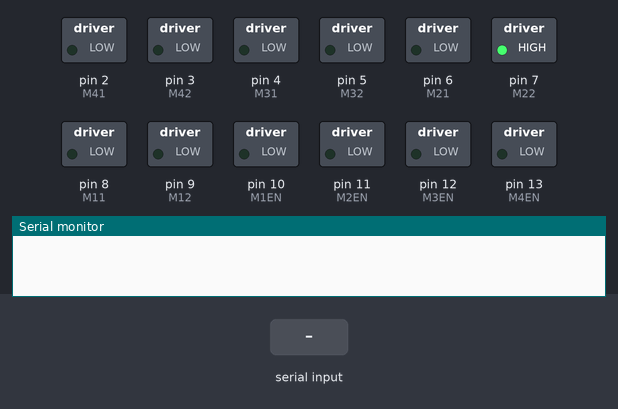
Bench run of a sketch on a simulated Arduino Uno, built with avr-gcc and run on an emulated ATmega328P. On the bench: switched loads named in the sketch (green lamp = pin HIGH), the last lines printed to the serial monitor. The test bench sets the inputs (shaded band).

Above: at 1.2 s.
1.3 s: "F" received over Serial
At 2.5 s:
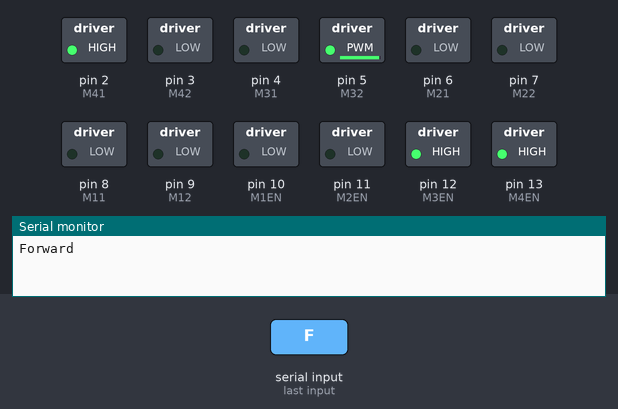
2.8 s: byte 77 ('M') received over Serial
At 3.8 s:
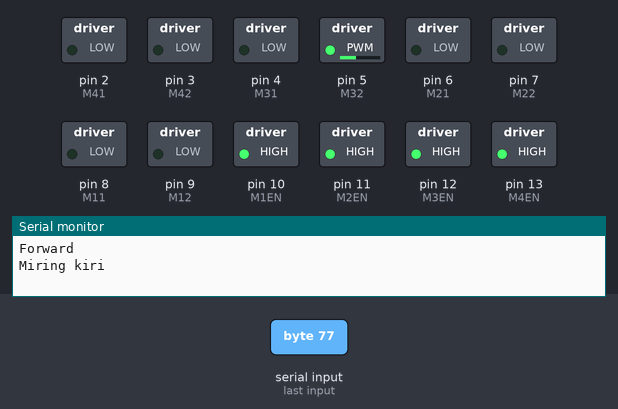
4.3 s: "B" received over Serial
At 7.0 s:
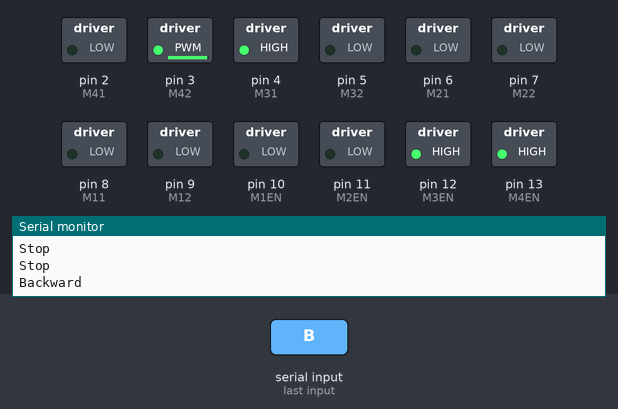
7.3 s: "R" received over Serial
At 8.7 s:
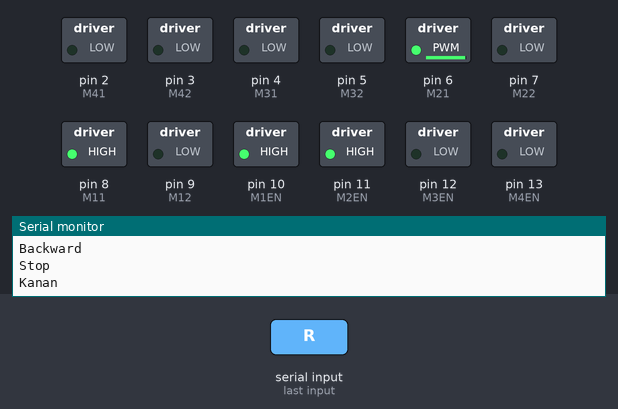
9.1 s: "L" received over Serial
At 10.0 s:
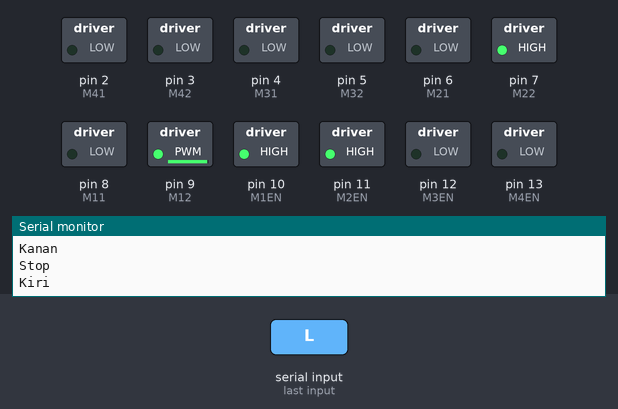
10.9 s: "l" received over Serial
At 12.6 s:
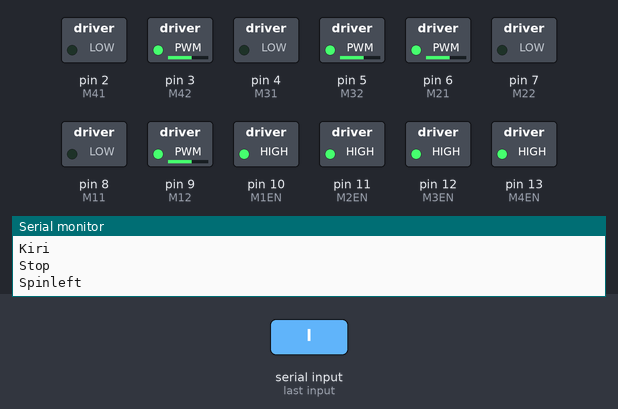
Timing chart, 0 to 13.7 s (numbered marks = the images above; inputs shaded):
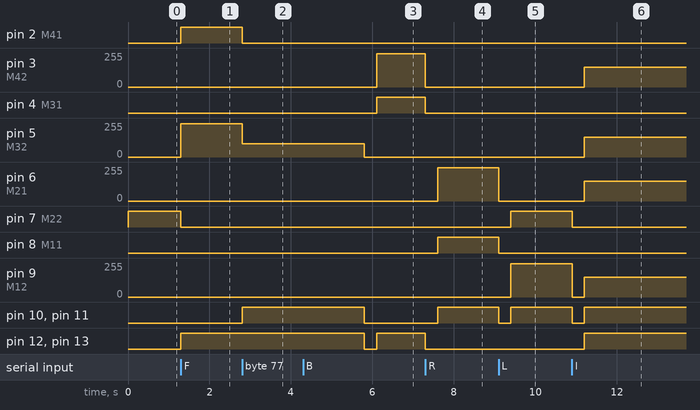

Measured:
- after the input at 1.3 s, pin 2 (M41), pin 12 (M3EN), pin 13 (M4EN): LOW → HIGH at once; pin 5 (M32): 0/255 → 250/255 at once; pin 7 (M22): HIGH → LOW at once
- after the input at 2.8 s, pin 2 (M41): HIGH → LOW at once; pin 5 (M32): 250/255 → 100/255 at once; pin 10 (M1EN), pin 11 (M2EN): LOW → HIGH at once
- after the input at 4.3 s, pin 3 (M42): 0/255 → 250/255 after 1.8 s; pin 4 (M31): LOW → HIGH after 1.8 s
- after the input at 7.3 s, pin 3 (M42): 250/255 → 0/255 at once; pin 4 (M31), pin 12 (M3EN), pin 13 (M4EN): HIGH → LOW at once; pin 6 (M21): 0/255 → 250/255 after 0.30 s; pin 8 (M11), pin 10 (M1EN), pin 11 (M2EN): LOW → HIGH after 0.30 s
- after the input at 9.1 s, pin 6 (M21): 250/255 → 0/255 at once; pin 7 (M22): LOW → HIGH after 0.30 s; pin 8 (M11): HIGH → LOW at once; pin 9 (M12): 0/255 → 250/255 after 0.30 s; pin 10 (M1EN), pin 11 (M2EN): HIGH → LOW at once, → HIGH 0.30 s later
- after the input at 10.9 s, pin 3 (M42), pin 5 (M32), pin 6 (M21): 0/255 → 150/255 after 0.30 s; pin 7 (M22): HIGH → LOW at once; pin 9 (M12): 250/255 → 0/255 at once, → 150/255 0.30 s later; pin 10 (M1EN), pin 11 (M2EN): HIGH → LOW at once, → HIGH 0.30 s later; pin 12 (M3EN), pin 13 (M4EN): LOW → HIGH after 0.30 s

The sketch:

motor_lama.ino
```cpp
  int M11  = 8;
  int M12  = 9;
  int M21  = 6;
  int M22  = 7;
  int M1EN = 10;
  int M2EN = 11;
//  int M1EN = 20;
//  int M2EN = 21;
  int M31 = 4;
  int M32 = 5;
  int M3EN = 12;
//  int M3EN = 22;
  int M41 = 2;
  int M42 = 3;
  int M4EN = 13;
//  int M4EN = 23;
  int relayT = 7;
  bool majucheck = false;
  bool mundurcheck = false;
  bool kanancheck = false;
  bool kiricheck = false;
  bool spinleftcheck = false;
  bool spinrightcheck = false;
  bool rotateleftcheck = false;
  bool rotaterightcheck = false;

void setup() {
  Serial.begin(9600);
  pinMode(M11,OUTPUT);
  pinMode(M12,OUTPUT);
  pinMode(M21,OUTPUT);
  pinMode(M22,OUTPUT);
  pinMode(M1EN,OUTPUT);
  pinMode(M2EN,OUTPUT);
  pinMode(M31,OUTPUT);
  pinMode(M32,OUTPUT);
  pinMode(M41,OUTPUT);
  pinMode(M42,OUTPUT);
  pinMode(M3EN,OUTPUT);
  pinMode(M4EN,OUTPUT);
  pinMode(relayT,OUTPUT);
  digitalWrite(relayT,HIGH);
}

void loop() {
  if(Serial.available() > 0){
    char cmd='z';
    cmd = Serial.read();
    if(cmd=='F'){
      periksa(mundurcheck,300);
      periksa(kiricheck,300);
      periksa(kanancheck,300);
      periksa(spinrightcheck,300);
      periksa(spinleftcheck,300);
      periksa(rotateleftcheck,300);
      periksa(rotaterightcheck,300);
      majucheck=true;
      maju();
    }
    if(cmd=='B'){
      periksa(majucheck,300);
      periksa(kiricheck,300);
      periksa(kanancheck,300);
      periksa(spinrightcheck,300);
      periksa(spinleftcheck,300);
      periksa(rotateleftcheck,300);
      periksa(rotaterightcheck,300);
      mundurcheck = true;
      mundur();
    }
    if(cmd=='R'){
      periksa(majucheck,300);
      periksa(mundurcheck,300);
      periksa(kiricheck,300);
      periksa(spinrightcheck,300);
      periksa(spinleftcheck,300);
      periksa(rotateleftcheck,300);
      periksa(rotaterightcheck,300);
      kanancheck=true;
      kanan();
    }
    if(cmd=='L'){
      periksa(majucheck,300);
      periksa(mundurcheck,300);
      periksa(kanancheck,300);
      periksa(spinrightcheck,300);
      periksa(spinleftcheck,300);
      periksa(rotateleftcheck,300);
      periksa(rotaterightcheck,300);
      kiricheck=true;
      kiri();
    }
    if(cmd=='T'){
      periksa(majucheck,300);
      periksa(mundurcheck,300);
      periksa(kiricheck,300);
      periksa(kanancheck,300);
      periksa(spinrightcheck,300);
      periksa(spinleftcheck,300);
      periksa(rotateleftcheck,300);
      periksa(rotaterightcheck,300);
      delay(1000);
//      mundur();
//      unsigned long mulai = millis();
//      unsigned long berhenti1  = millis();
//      while(berhenti1 - mulai <= 500){
//        berhenti1 = millis();
//      }
      berhenti();
      delay(1000);
//      maju();
//      delay(1000);
//      majucheck = true;
//      digitalWrite (relayT, LOW);
//      delay(1000);
//      digitalWrite (relayT, HIGH);
//      delay(1000);
    }
    if(cmd=='S'){
      periksa(majucheck,300);
      periksa(mundurcheck,300);
      periksa(kiricheck,300);
      periksa(kanancheck,300);
      periksa(spinrightcheck,300);
      periksa(spinleftcheck,300);
      periksa(rotateleftcheck,300);
      periksa(rotaterightcheck,300);
    }
    if(cmd=='l'){
      periksa(majucheck,300);
      periksa(mundurcheck,300);
      periksa(kiricheck,300);
      periksa(kanancheck,300);
      periksa(spinrightcheck,300);
      periksa(rotateleftcheck,300);
      periksa(rotaterightcheck,300);
      spinleftcheck = true;
      spinleft();
    }
    if(cmd=='r'){
      periksa(majucheck,300);
      periksa(mundurcheck,300);
      periksa(kiricheck,300);
      periksa(kanancheck,300);
      periksa(spinleftcheck,300);
      periksa(rotateleftcheck,300);
      periksa(rotaterightcheck,300);
      spinrightcheck = true;
      spinright();
    }
    if(cmd=='o'){
      periksa(majucheck,300);
      periksa(mundurcheck,300);
      periksa(kiricheck,300);
      periksa(kanancheck,300);
      periksa(spinrightcheck,300);
      periksa(spinleftcheck,300);
      periksa(rotaterightcheck,300);
      rotateleftcheck=true;
      rotateleft();
    }
    if(cmd=='p'){
      periksa(majucheck,300);
      periksa(mundurcheck,300);
      periksa(kiricheck,300);
      periksa(kanancheck,300);
      periksa(spinrightcheck,300);
      periksa(spinleftcheck,300);
      periksa(rotateleftcheck,300);
      rotaterightcheck=true;
      rotateright();
    }
    if(cmd=='M'){
      miringkiri();
      delay(3000);
      berhenti();
    }
  }
}

void periksa(bool &x, int waktu){
  if(x){
    berhenti();
    delay(waktu);
    x=false;
  }
}

void maju(){
  Serial.print("Forward\n");
  digitalWrite(M3EN,HIGH);
  analogWrite(M31,0);
  analogWrite(M32,250);
  digitalWrite(M4EN,HIGH);
  analogWrite(M41,250);
  analogWrite(M42,0);
  digitalWrite(M1EN,LOW);
  analogWrite(M11,0);
  analogWrite(M12,0);
  digitalWrite(M2EN,LOW);
  analogWrite(M21,0);
  analogWrite(M22,0);
}
void mundur(){
  Serial.print("Backward\n");
  digitalWrite(M3EN,HIGH);
  analogWrite(M31,250);
  analogWrite(M32,0);
  digitalWrite(M4EN,HIGH);
  analogWrite(M41,0);
  analogWrite(M42,250);
  digitalWrite(M1EN,LOW);
  analogWrite(M11,0);
  analogWrite(M12,0);
  digitalWrite(M2EN,LOW);
  analogWrite(M21,0);
  analogWrite(M22,0);
}
void berhenti(){
  Serial.print("Stop\n");
  digitalWrite(M3EN,LOW);
  analogWrite(M31,0);
  analogWrite(M32,0);
  digitalWrite(M4EN,LOW);
  analogWrite(M41,0);
  analogWrite(M42,0);
  digitalWrite(M1EN,LOW);
  analogWrite(M11,0);
  analogWrite(M12,0);
  digitalWrite(M2EN,LOW);
  analogWrite(M21,0);
  analogWrite(M22,0);
}
void kiri(){
  Serial.print("Kiri\n");
  digitalWrite(M3EN,LOW);
  analogWrite(M31,0);
  analogWrite(M32,0);
  digitalWrite(M4EN,LOW);
  analogWrite(M41,0);
  analogWrite(M42,0);
  digitalWrite(M1EN,HIGH);
  analogWrite(M11,0);
  analogWrite(M12,250);
  digitalWrite(M2EN,HIGH);
  analogWrite(M21,0);
  analogWrite(M22,250);
}
void kanan(){
  Serial.print("Kanan\n");
  digitalWrite(M3EN,LOW);
  analogWrite(M31,0);
  analogWrite(M32,0);
  digitalWrite(M4EN,LOW);
  analogWrite(M41,0);
  analogWrite(M42,0);
  digitalWrite(M1EN,HIGH);
  analogWrite(M11,250);
  analogWrite(M12,0);
  digitalWrite(M2EN,HIGH);
  analogWrite(M21,250);
  analogWrite(M22,0);
}
void miringkiri(){
  Serial.print("Miring kiri\n");
  digitalWrite(M3EN,HIGH);
  analogWrite(M31,0);
  analogWrite(M32,100);
  digitalWrite(M4EN,HIGH);
  analogWrite(M41,0);
  analogWrite(M42,0);
  digitalWrite(M1EN,HIGH);
  analogWrite(M11,0);
  analogWrite(M12,0);
  digitalWrite(M2EN,HIGH);
  analogWrite(M21,0);
  analogWrite(M22,100);
}
void spinleft(){
  Serial.print("Spinleft\n");
  digitalWrite(M4EN,HIGH);
  analogWrite(M41,0);
  analogWrite(M42,150);
  digitalWrite(M3EN,HIGH);
  analogWrite(M31,0);
  analogWrite(M32,150);
  digitalWrite(M1EN,HIGH);
  analogWrite(M11,0);
  analogWrite(M12,150);
  digitalWrite(M2EN,HIGH);
  analogWrite(M21,150);
  analogWrite(M22,0);
}
void spinright(){
  Serial.print("Spinright\n");
  digitalWrite(M4EN,HIGH);
  analogWrite(M41,150);
  analogWrite(M42,0);
  digitalWrite(M3EN,HIGH);
  analogWrite(M31,150);
  analogWrite(M32,0);
  digitalWrite(M1EN,HIGH);
  analogWrite(M11,150);
  analogWrite(M12,0);
  digitalWrite(M2EN,HIGH);
  analogWrite(M21,0);
  analogWrite(M22,150);
}
void rotateleft(){
  Serial.print("Rotateleft\n");
  digitalWrite(M4EN,HIGH);
  analogWrite(M41,150);
  analogWrite(M42,0);
  digitalWrite(M3EN,HIGH);
  analogWrite(M31,150);
  analogWrite(M32,0);
  digitalWrite(M1EN,HIGH);
  analogWrite(M11,0);
  analogWrite(M12,250);
  digitalWrite(M2EN,HIGH);
  analogWrite(M21,0);
  analogWrite(M22,250);
}
void rotateright(){
  Serial.print("Rotateright\n");
  digitalWrite(M4EN,HIGH);
  analogWrite(M41,0);
  analogWrite(M42,150);
  digitalWrite(M3EN,HIGH);
  analogWrite(M31,0);
  analogWrite(M32,150);
  digitalWrite(M1EN,HIGH);
  analogWrite(M11,250);
  analogWrite(M12,0);
  digitalWrite(M2EN,HIGH);
  analogWrite(M21,250);
  analogWrite(M22,0);
}
```
